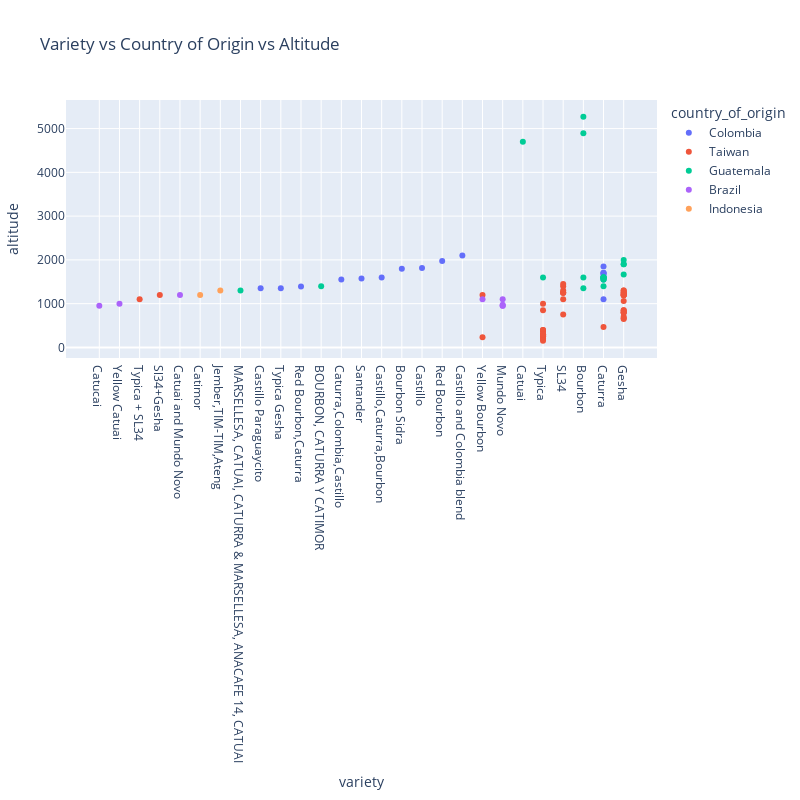

The code cell stored with this chart in its notebook:
### Code cell
# plot relationship between 'variety' 'country_of_origin' and 'altitude'
# filter df 'country_of_origin' when has missing values
country_list = non_variety_df['country_of_origin'].unique()
variety_df = df[df['country_of_origin'].isin(country_list)]
fig = px.scatter(variety_df, x='variety', y='altitude', color='country_of_origin', title='Variety vs Country of Origin vs Altitude')
fig.update_layout(width=800, height=800, xaxis={'categoryorder':'total ascending'}, margin=go.layout.Margin(l=50))
fig.show()

### Figure 1 — Plotly figure (JSON) as saved in the notebook; plotly's stock layout.template omitted (floating-point values rounded to 4 significant figures)
{"data": [{"hovertemplate": "country_of_origin=Colombia<br>variety=%{x}<br>altitude=%{y}<extra></extra>", "legendgroup": "Colombia", "marker": {"color": "#636efa", "symbol": "circle"}, "mode": "markers", "name": "Colombia", "orientation": "v", "showlegend": true, "type": "scatter", "x": ["Castillo", "Red Bourbon", "Caturra", "Castillo Paraguaycito", "Castillo and Colombia blend", "Caturra", null, "Caturra", "Bourbon Sidra", null, "Caturra", "Caturra", "Red Bourbon,Caturra", "Caturra", "Typica Gesha", "Caturra", "Santander", "Caturra,Colombia,Castillo", "Castillo,Caturra,Bourbon"], "xaxis": "x", "y": [1815, 1975, 1850, 1350, 2100, 1550, 1411, 1700, 1800, 1625, 1700, 1100, 1390, 1650, 1350, 1700, 1574, 1550, 1600], "yaxis": "y"}, {"hovertemplate": "country_of_origin=Taiwan<br>variety=%{x}<br>altitude=%{y}<extra></extra>", "legendgroup": "Taiwan", "marker": {"color": "#EF553B", "symbol": "circle"}, "mode": "markers", "name": "Taiwan", "orientation": "v", "showlegend": true, "type": "scatter", "x": ["Gesha", "Gesha", "Sl34+Gesha", "SL34", "Gesha", "SL34", "Gesha", "Gesha", "Typica", "SL34", "Gesha", "Gesha", "Gesha", "Typica", "Typica", "Gesha", "Gesha", "Gesha", "Gesha", "Typica", "Typica", "Gesha", "Typica", "Gesha", "Typica", "Yellow Bourbon", "SL34", "SL34", "Yellow Bourbon", "Typica", "Gesha", "Gesha", "SL34", null, "Typica", "Gesha", null, "Gesha", "SL34", null, null, "Typica", "Typica + SL34", "Typica", "Typica", "SL34", null, "Typica", null, "Typica", "Gesha", null, "Caturra", null, null, null, null, null, "Typica", "Typica", null], "xaxis": "x", "y": [1200, 1250, 1200, 1250, 1250, 1100, 1300, 1200, 850, 1250, 1300, 1200, 1060, 200, 200, 668, 1200, 650, 850, 400, 1000, 800, 150, 800, 375, 230, 1300, 1400, 1200, 250, 700, 1250, 1450, 520, 400, 850, 150, 800, 1250, 300, 325, 275, 1100, 250, 300, 750, 1150, 250, 340, 275, 1200, 165, 465, 139, 140, 600, 460, 500, 300, 300, 435], "yaxis": "y"}, {"hovertemplate": "country_of_origin=Guatemala<br>variety=%{x}<br>altitude=%{y}<extra></extra>", "legendgroup": "Guatemala", "marker": {"color": "#00cc96", "symbol": "circle"}, "mode": "markers", "name": "Guatemala", "orientation": "v", "showlegend": true, "type": "scatter", "x": ["Gesha", "Gesha", "Gesha", "Caturra", "Catuai", "Caturra", "Caturra", "Bourbon", "Bourbon", "Typica", "Caturra", "Caturra", "Caturra", "Gesha", "Bourbon", "BOURBON, CATURRA Y CATIMOR", "Bourbon", "Caturra", "MARSELLESA, CATUAI, CATURRA & MARSELLESA, ANACAFE 14, CATUAI", null, "Caturra"], "xaxis": "x", "y": [1668, 2000, 1900, 1600, 4700, 1600, 1600, 4895, 1350, 1600, 1600, 1550, 1550, 1900, 1600, 1400, 5272.0, 1600, 1302.0, 1450, 1400], "yaxis": "y"}, {"hovertemplate": "country_of_origin=Brazil<br>variety=%{x}<br>altitude=%{y}<extra></extra>", "legendgroup": "Brazil", "marker": {"color": "#ab63fa", "symbol": "circle"}, "mode": "markers", "name": "Brazil", "orientation": "v", "showlegend": true, "type": "scatter", "x": [null, "Yellow Bourbon", "Mundo Novo", "Mundo Novo", "Yellow Catuai", "Catucai", null, "Catuai and Mundo Novo", "Mundo Novo", "Mundo Novo"], "xaxis": "x", "y": [1250, 1100, 950, 1100, 1000, 950, 1200, 1200, 950, 975], "yaxis": "y"}, {"hovertemplate": "country_of_origin=Indonesia<br>variety=%{x}<br>altitude=%{y}<extra></extra>", "legendgroup": "Indonesia", "marker": {"color": "#FFA15A", "symbol": "circle"}, "mode": "markers", "name": "Indonesia", "orientation": "v", "showlegend": true, "type": "scatter", "x": ["Catimor", "Jember,TIM-TIM,Ateng", null], "xaxis": "x", "y": [1200, 1300, 1350], "yaxis": "y"}], "layout": {"height": 800, "legend": {"title": {"text": "country_of_origin"}, "tracegroupgap": 0}, "margin": {"l": 50}, "title": {"text": "Variety vs Country of Origin vs Altitude"}, "width": 800, "xaxis": {"anchor": "y", "categoryorder": "total ascending", "domain": [0, 1], "title": {"text": "variety"}}, "yaxis": {"anchor": "x", "domain": [0, 1], "title": {"text": "altitude"}}}}
